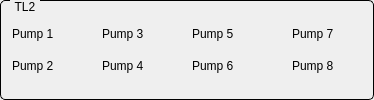
     <widget class="QGroupBox" name="groupBox_5">
      <property name="styleSheet">
       <string notr="true">QGroupBox {
    border: 1px solid black;
    border-radius: 5px;
    margin-top: 0.5em;
}

QGroupBox::title {
    subcontrol-origin: margin;
    left: 10px;
    padding: 0 3px 0 3px;
}</string>
      </property>
      <property name="title">
       <string>TL2</string>
      </property>
      <layout class="QHBoxLayout" name="horizontalLayout_5" stretch="0,1,0,1,0,1,0,1">
       <property name="spacing">
        <number>0</number>
       </property>
       <item>
        <layout class="QVBoxLayout" name="verticalLayout_7">
         <property name="spacing">
          <number>0</number>
         </property>
         <property name="leftMargin">
          <number>0</number>
         </property>
         <property name="rightMargin">
          <number>0</number>
         </property>
         <item>
          <widget class="QLabel" name="label_70">
           <property name="sizePolicy">
            <sizepolicy hsizetype="MinimumExpanding" vsizetype="Fixed">
             <horstretch>0</horstretch>
             <verstretch>0</verstretch>
            </sizepolicy>
           </property>
           <property name="minimumSize">
            <size>
             <width>60</width>
             <height>20</height>
            </size>
           </property>
           <property name="maximumSize">
            <size>
             <width>16777215</width>
             <height>20</height>
            </size>
           </property>
           <property name="text">
            <string>Pump 1</string>
           </property>
          </widget>
         </item>
         <item>
          <widget class="QLabel" name="label_109">
           <property name="sizePolicy">
            <sizepolicy hsizetype="MinimumExpanding" vsizetype="Fixed">
             <horstretch>0</horstretch>
             <verstretch>0</verstretch>
            </sizepolicy>
           </property>
           <property name="minimumSize">
            <size>
             <width>60</width>
             <height>20</height>
            </size>
           </property>
           <property name="maximumSize">
            <size>
             <width>16777215</width>
             <height>20</height>
            </size>
           </property>
           <property name="text">
            <string>Pump 2</string>
           </property>
          </widget>
         </item>
        </layout>
       </item>
       <item>
        <layout class="QVBoxLayout" name="ltTL2_1">
         <property name="spacing">
          <number>0</number>
         </property>
         <property name="rightMargin">
          <number>30</number>
         </property>
        </layout>
       </item>
       <item>
        <layout class="QVBoxLayout" name="verticalLayout_8">
         <property name="spacing">
          <number>0</number>
         </property>
         <item>
          <widget class="QLabel" name="label_110">
           <property name="sizePolicy">
            <sizepolicy hsizetype="MinimumExpanding" vsizetype="Fixed">
             <horstretch>0</horstretch>
             <verstretch>0</verstretch>
            </sizepolicy>
           </property>
           <property name="minimumSize">
            <size>
             <width>60</width>
             <height>20</height>
            </size>
           </property>
           <property name="maximumSize">
            <size>
             <width>16777215</width>
             <height>20</height>
            </size>
           </property>
           <property name="text">
            <string>Pump 3</string>
           </property>
          </widget>
         </item>
         <item>
          <widget class="QLabel" name="label_111">
           <property name="sizePolicy">
            <sizepolicy hsizetype="MinimumExpanding" vsizetype="Fixed">
             <horstretch>0</horstretch>
             <verstretch>0</verstretch>
            </sizepolicy>
           </property>
           <property name="minimumSize">
            <size>
             <width>60</width>
             <height>20</height>
            </size>
           </property>
           <property name="maximumSize">
            <size>
             <width>16777215</width>
             <height>20</height>
            </size>
           </property>
           <property name="text">
            <string>Pump 4</string>
           </property>
          </widget>
         </item>
        </layout>
       </item>
       <item>
        <layout class="QVBoxLayout" name="ltTL2_2">
         <property name="spacing">
          <number>0</number>
         </property>
         <property name="rightMargin">
          <number>30</number>
         </property>
        </layout>
       </item>
       <item>
        <layout class="QVBoxLayout" name="verticalLayout_9">
         <property name="spacing">
          <number>0</number>
         </property>
         <item>
          <widget class="QLabel" name="label_112">
           <property name="sizePolicy">
            <sizepolicy hsizetype="MinimumExpanding" vsizetype="Fixed">
             <horstretch>0</horstretch>
             <verstretch>0</verstretch>
            </sizepolicy>
           </property>
           <property name="minimumSize">
            <size>
             <width>70</width>
             <height>20</height>
            </size>
           </property>
           <property name="maximumSize">
            <size>
             <width>16777215</width>
             <height>20</height>
            </size>
           </property>
           <property name="text">
            <string>Pump 5</string>
           </property>
          </widget>
         </item>
         <item>
          <widget class="QLabel" name="label_113">
           <property name="sizePolicy">
            <sizepolicy hsizetype="MinimumExpanding" vsizetype="Fixed">
             <horstretch>0</horstretch>
             <verstretch>0</verstretch>
            </sizepolicy>
           </property>
           <property name="minimumSize">
            <size>
             <width>70</width>
             <height>20</height>
            </size>
           </property>
           <property name="maximumSize">
            <size>
             <width>16777215</width>
             <height>20</height>
            </size>
           </property>
           <property name="text">
            <string>Pump 6</string>
           </property>
          </widget>
         </item>
        </layout>
       </item>
       <item>
        <layout class="QVBoxLayout" name="ltTL2_3">
         <property name="spacing">
          <number>0</number>
         </property>
         <property name="rightMargin">
          <number>30</number>
         </property>
        </layout>
       </item>
       <item>
        <layout class="QVBoxLayout" name="verticalLayout_10">
         <property name="spacing">
          <number>0</number>
         </property>
         <item>
          <widget class="QLabel" name="label_114">
           <property name="sizePolicy">
            <sizepolicy hsizetype="MinimumExpanding" vsizetype="Fixed">
             <horstretch>0</horstretch>
             <verstretch>0</verstretch>
            </sizepolicy>
           </property>
           <property name="minimumSize">
            <size>
             <width>70</width>
             <height>20</height>
            </size>
           </property>
           <property name="maximumSize">
            <size>
             <width>16777215</width>
             <height>20</height>
            </size>
           </property>
           <property name="text">
            <string>Pump 7</string>
           </property>
          </widget>
         </item>
         <item>
          <widget class="QLabel" name="label_115">
           <property name="sizePolicy">
            <sizepolicy hsizetype="MinimumExpanding" vsizetype="Fixed">
             <horstretch>0</horstretch>
             <verstretch>0</verstretch>
            </sizepolicy>
           </property>
           <property name="minimumSize">
            <size>
             <width>70</width>
             <height>20</height>
            </size>
           </property>
           <property name="maximumSize">
            <size>
             <width>16777215</width>
             <height>20</height>
            </size>
           </property>
           <property name="text">
            <string>Pump 8</string>
           </property>
          </widget>
         </item>
        </layout>
       </item>
       <item>
        <layout class="QVBoxLayout" name="ltTL2_4">
         <property name="spacing">
          <number>0</number>
         </property>
        </layout>
       </item>
      </layout>
     </widget>
